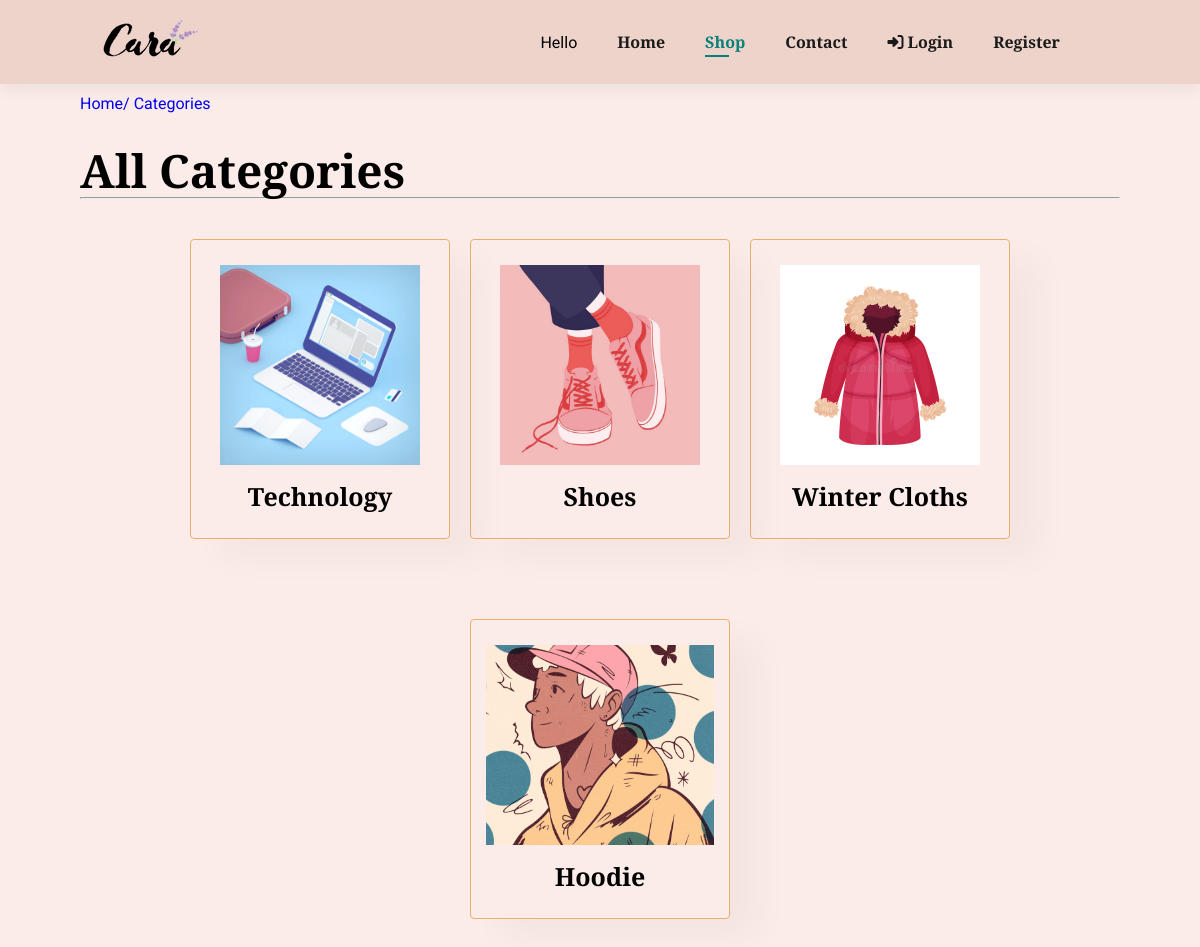
Page /categories/ on the committed database.
### store/models.py (models this page shows, shortened)
class Category(models.Model):
    slug = models.CharField(max_length=150, null=False, blank=False)
    name = models.CharField(max_length=50, null=False, blank=False)
    image = models.ImageField( upload_to=get_file_path_cat, null=True, blank=True)
    description = models.TextField(max_length=500, null=False, blank=False)
    status = models.BooleanField(default= False, help_text="0=Default, 1=Hidden")
    trending = models.BooleanField(default= False, help_text="0=Default, 1=Hidden")
    meta_title = models.CharField(max_length=150, null=False, blank=False)
    meta_keywords= models.CharField(max_length=150, null=False, blank=False)
    meta_description= models.CharField(max_length=500, null=False, blank=False)
    created_at = models.DateTimeField(auto_now_add=True)

### store/views.py (the view)
# urls.py: path('categories/', views.categories, name="store-categories"),
def categories(request):
    category = Category.objects.filter(status=0)
    context = {
        'category' : category
    }
    return render(request, 'store/categories.html', context)

### store/templates/store/categories.html
{% extends "store/base.html" %}
{% block content %}
<div style="margin-top:10px">
    <div style="margin-left:80px;" class="link_nav">
        <a href={% url 'store-home' %}>Home/</a>
        <a href={% url 'store-categories'%}>Categories</a>
    </div>
</div>
<div class="section-p1">
    <h2>All Categories</h2>
    <hr>
    <div class="cards">
        {% for item in category %}
                <div class="card">
                    <div>
                        <img class="image" src="{{ item.image.url }}" alt="category-image"/>
                    </div>
                    <div>
                        <a href="{% url 'categoriesview' item.slug %}" class="cat_link"><h4>{{ item.name }}
                    </h4></a></div>
                </div>
        {% endfor %}
    </div>
</div>
{% endblock content %}

### store/static/store/store_styles.css (style rules this page uses)
* { margin: 0; padding: 0; box-sizing: border-box; font-family: 'Josefin Slab', 'Roboto', sans-serif; }
:root { --main-bg-color: #ebcfc4d2; --body-bg-color: #f5d1c866; }
body { width: 100%; background-color: var(--body-bg-color); }
h2 { font-size: 46px; line-height: 54px; color: black; }
h4 { font-size: 25px; line-height: 34px; color: black; }
.section-p1 { padding: 30px 80px; }

### store/static/store/category_styles.css (style rules this page uses)
.link_nav > a { text-decoration: none; }
.cards { display: flex; flex-direction: row; align-items: center; justify-content: center; flex-wrap: wrap; }
.card { width: 260px; text-align: center; padding: 25px 15px; box-shadow: 30px 20px 34px rgba(0,0,0,0.03); border: 1px solid #e19948bd; border-radius: 4px; margin: 40px 10px; }
.card img { max-width: 100%; margin-bottom: 10px; height: 200px; object-fit: cover; }
.cat_link { text-decoration: none; color: black; }

### rows in the picture
Category: image (picture), name "Technology"
Category: image (picture), name "Shoes"
Category: image (picture), name "Winter Cloths"
Category: image (picture), name "Hoodie"
